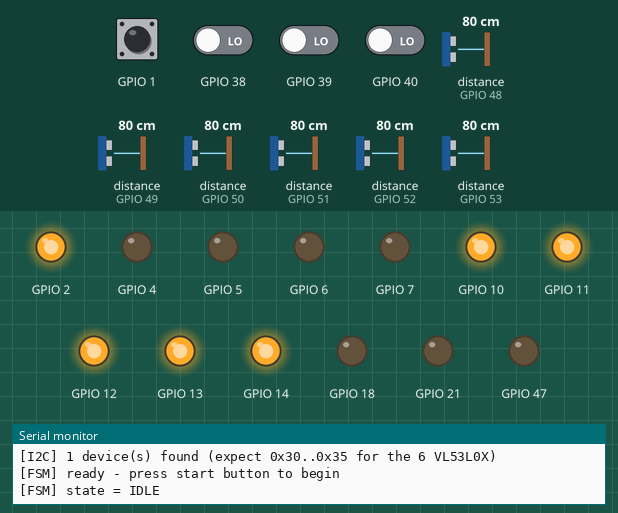
The program below on a simulated ESP32-S3. On the bench: output pins drawn as LEDs (lit = HIGH), the last lines printed to the serial monitor. Dashed ring = blinking. The test bench sets the inputs (shaded band); at power-on: GPIO 1 HIGH, GPIO 38–40 LOW, distance to the obstacle (sensors on GPIO 48, GPIO 49, GPIO 50, GPIO 51, GPIO 52, GPIO 53) 80 cm.

Above: at 1.5 s.
1.6 s: GPIO 1 pulled LOW for 0.25 s
At 2.8 s:
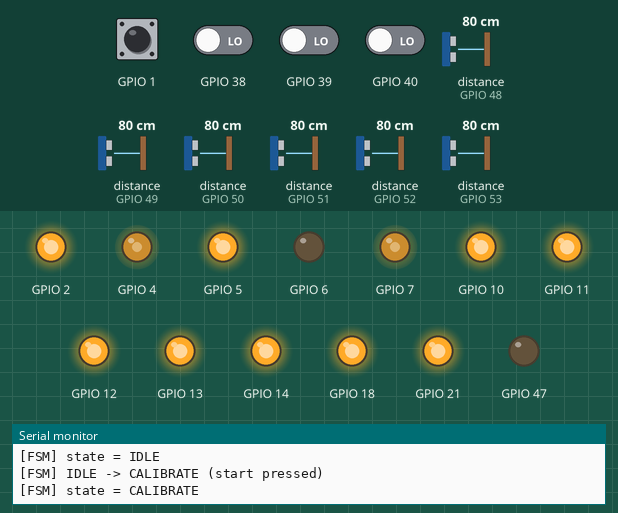
At 11.32 s:
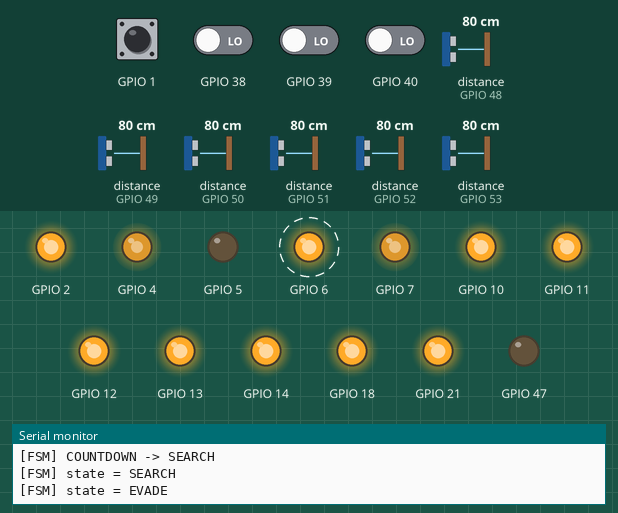
Timing chart, 0 to 13.6 s (numbered marks = the images above; inputs shaded):
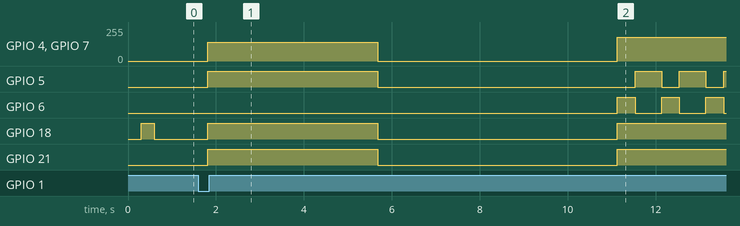

The program:

main.cpp
```cpp
// ============================================================================
//  main.cpp - sumo robot entry point
// ============================================================================
#include <Arduino.h>
#include <Wire.h>
#include "pins.h"
#include "config.h"
#include "motors.h"
#include "sensors_tof.h"
#include "sensors_edge.h"
#include "strategy.h"

static void i2cScan() {
    Serial.println("[I2C] scanning bus...");
    int found = 0;
    for (uint8_t addr = 1; addr < 127; ++addr) {
        Wire.beginTransmission(addr);
        if (Wire.endTransmission() == 0) {
            Serial.printf("[I2C]   device @ 0x%02X\n", addr);
            ++found;
        }
    }
    Serial.printf("[I2C] %d device(s) found "
                  "(expect 0x30..0x35 for the 6 VL53L0X)\n", found);
}

void setup() {
    Serial.begin(115200);
    delay(300);
    Serial.println("\n=== Sumobot Heatseeker boot ===");

    // I2C bus for the ToF ring.
    Wire.begin(PIN_I2C_SDA, PIN_I2C_SCL);
    Wire.setClock(400000); // 400 kHz fast-mode; VL53L0X supports it

    // Motors first so STBY is defined before anything moves.
    Motors::begin();

    // Bring up the 6 VL53L0X via the XSHUT one-at-a-time sequence.
    int online = ToF::begin();
    Serial.printf("[ToF] %d / %d sensors online\n", online, (int)TOF_N);

    // Edge array.
    Edge::begin();

    // Behaviour FSM + UI pins.
    Strategy::begin();

    // Report final I2C map (post-readdress).
    i2cScan();

    // No ToF sensors => cannot fight safely. Latch a fault -> STOP.
    if (online == 0) {
        Strategy::setFault("no ToF sensors online");
    }

    Serial.println("[FSM] ready - press start button to begin");
}

void loop() {
    static uint32_t tEdge = 0, tFront = 0, tSide = 0, tFsm = 0;
    static State    lastState = State::STOP;

    const uint32_t now = millis();

    // --- FAST: edge detection has top priority, polled first and fastest so
    //     the FSM never drives off the ring while waiting on a ToF read. ---
    if (now - tEdge >= EDGE_POLL_MS) {
        tEdge = now;
        Edge::poll();
    }

    // --- MEDIUM: harvest the front ToF group (engagement-critical). ---
    if (now - tFront >= TOF_FRONT_POLL_MS) {
        tFront = now;
        ToF::pollFront();
    }

    // --- SLOW: harvest the side/rear ToF group (flank awareness). ---
    if (now - tSide >= TOF_SIDE_POLL_MS) {
        tSide = now;
        ToF::pollSide();
    }

    // --- FSM tick: consumes only cached sensor data, so it is non-blocking. ---
    if (now - tFsm >= FSM_UPDATE_MS) {
        tFsm = now;
        Strategy::update();

        State s = Strategy::currentState();
        if (s != lastState) {
            Serial.printf("[FSM] state = %s\n", Strategy::stateName(s));
            lastState = s;
        }
    }
}
```

Measured:
- after the input at 1.6 s, GPIO 4: 0/255 → 139/255 after 0.21 s, → 0/255 3.9 s later, → 179/255 5.4 s later; GPIO 5: goes HIGH 3.9 s, LOW 5.8 s, HIGH 0.60 s, LOW 0.40 s, HIGH 0.60 s, LOW 0.40 s, then HIGH, starting after 0.21 s
